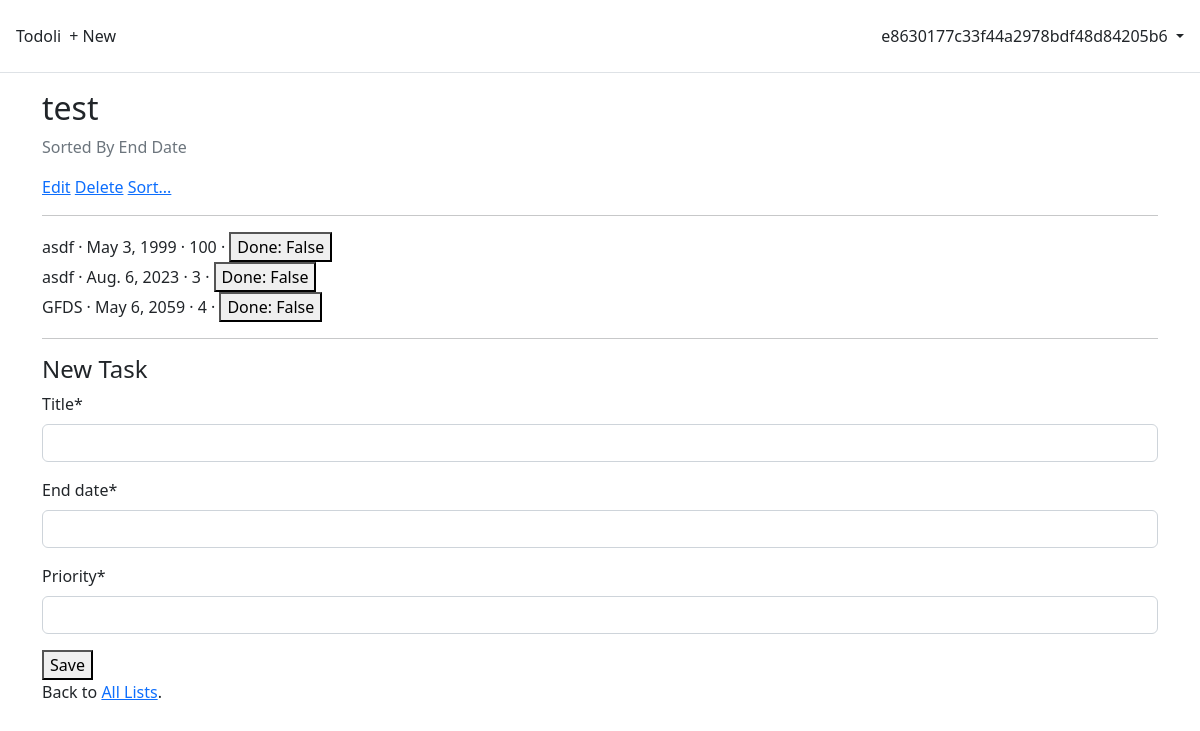
Page /lists/10/ (signed in) on the earlier database version.
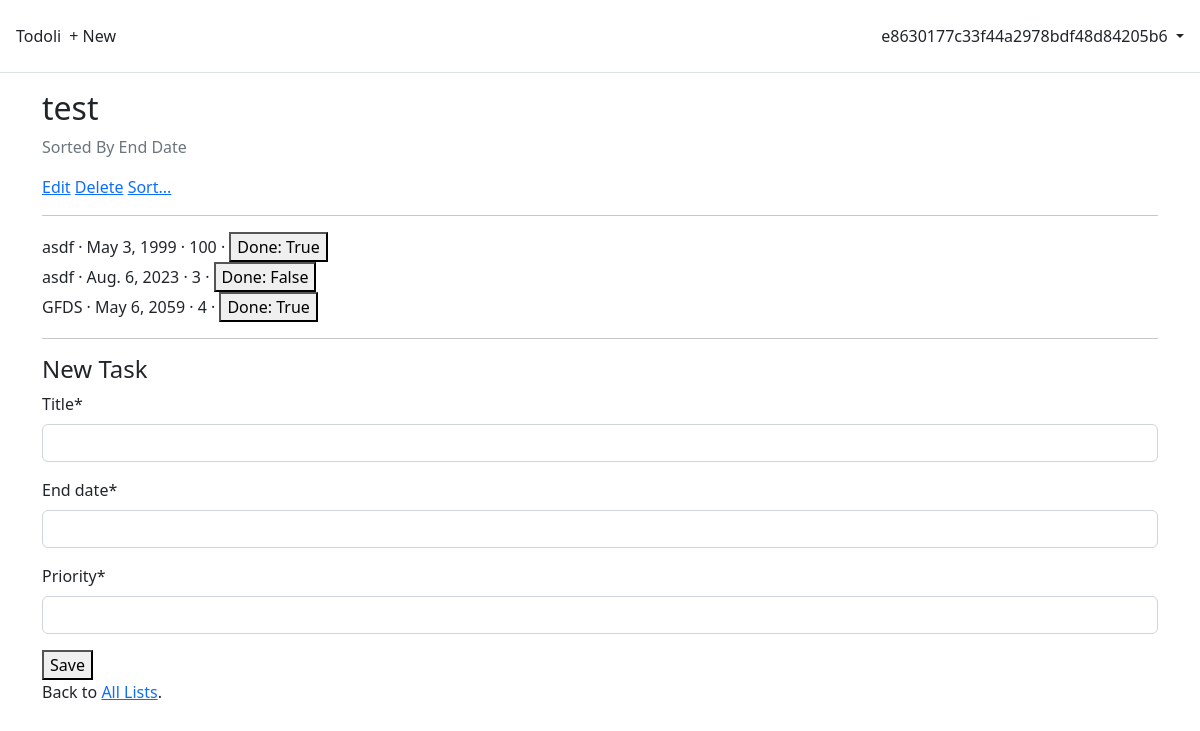
Same page on the later database version.
### lists/models.py (models this page shows, shortened)
class Task(models.Model):
	list = models.ForeignKey(List, on_delete=models.CASCADE)
	title = models.CharField(max_length=255)
	end_date = models.DateField() #Or DateField
	priority = models.IntegerField()
	is_done = models.BooleanField(default=False)

### lists/views.py (the view, shortened to what this page needs)
# urls.py: path("<int:pk>/", ListDetailView.as_view(), name="list_detail"),
class ListDetailView(AllowGuestUserMixin, LoginRequiredMixin, UserCanAccessMixin, View):
	def get(self, request, *args, **kwargs):
		view = TaskGet.as_view()
		return view(request, *args, **kwargs)

### lists/forms.py
class TaskForm(forms.ModelForm):
	class Meta:
		model = Task
		fields = ("title", "end_date", "priority")

### lists/models.py (called while the page is built)
	def sort(self):
		if self.sort_criterion == SortCriterion.BY_PRIORITY:
			return self.task_set.order_by("priority")
		elif self.sort_criterion == SortCriterion.BY_END_DATE:
			return self.task_set.order_by("end_date")
		else:
			warnings.warn("Invalid sort criterion encountered.", UserWarning)
			return self.task_set.all()

### lists/views.py (called while the page is built)
	def get_context_data(self, **kwargs):
		context = super().get_context_data(**kwargs)
		context["form"] = TaskForm()
		return context

### templates/list_detail.html
{% extends "base.html" %}
{% load crispy_forms_tags %}
{% block content %}
<div class="list-entry">
	<h2>{{ object.title }}</h2>
	<p><span class="text-muted">Sorted {{ object.get_sort_criterion_display }}</span></p>
</div>
<div>
	<p>
		<a href="{% url 'list_edit' list.pk %}">Edit</a>
		<a href="{% url 'list_delete' list.pk %}">Delete</a>
		<a href="{% url 'list_sort' list.pk %}">Sort...</a>
	</p>
	<hr>
	<div>
		{% for task in object.sort %}
			{% include 'task_item.html' %}
		{% endfor %}
	</div>
	<hr>
	<h4>New Task</h4>
	<form action="" method="post">{% csrf_token %}
		{{ form | crispy }}
		<button class="btn-success ml-2" type="submit">Save</button>
	</form>
	<p>Back to <a href="{% url 'list_list' %}">All Lists</a>.</p>
</div>
{% endblock content %}

### templates/task_item.html (shortened to what this page needs)
<span class="font-weight-bold">
	{{ task.title }} &middot;
</span>
{{ task.end_date }} &middot;
{{ task.priority }} &middot;
<form method="post" action="{% url 'task_toggle_done' task.id %}" style="display: inline">
	<button type="submit">Done: {{ task.is_done }}</button>
</form>
<br>

Differences in the rows shown:
changed Task "May 3, 1999": is_done "False" → "True"
changed Task "GFDS": is_done "False" → "True"
